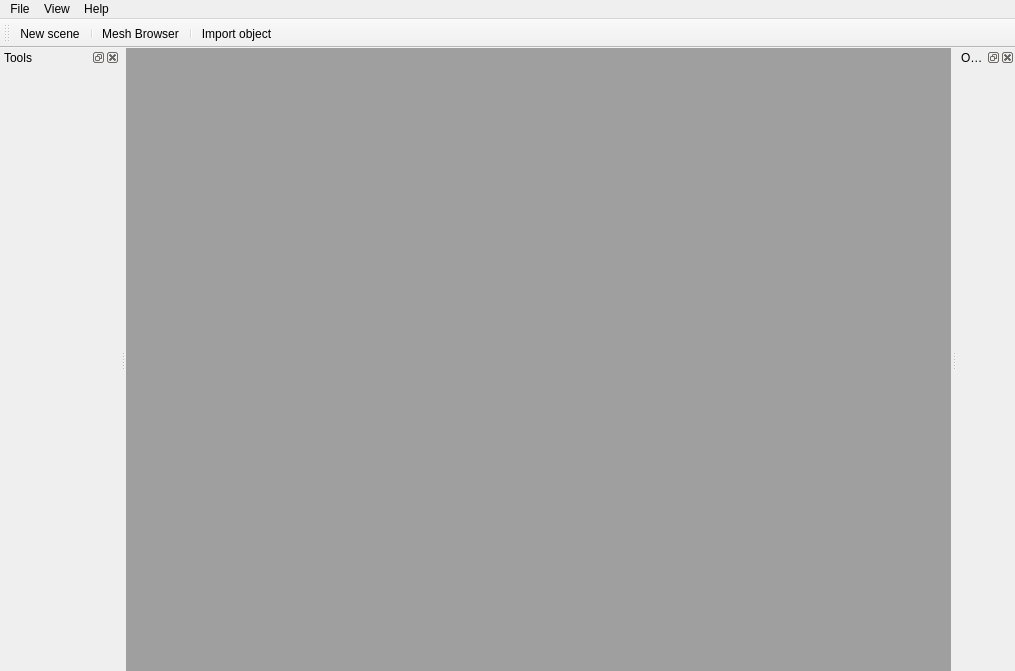
<?xml version="1.0" encoding="UTF-8"?>
<ui version="4.0">
 <class>WorkspaceClass</class>
 <widget class="QMainWindow" name="WorkspaceClass">
  <property name="windowModality">
   <enum>Qt::ApplicationModal</enum>
  </property>
  <property name="geometry">
   <rect>
    <x>0</x>
    <y>0</y>
    <width>1015</width>
    <height>671</height>
   </rect>
  </property>
  <property name="windowTitle">
   <string>Workspace</string>
  </property>
  <property name="windowIcon">
   <iconset resource="../Workspace.qrc">
    <normaloff>:/Workspace/AppIcon.ico</normaloff>:/Workspace/AppIcon.ico</iconset>
  </property>
  <property name="documentMode">
   <bool>false</bool>
  </property>
  <widget class="QWidget" name="centralWidget">
   <layout class="QVBoxLayout" name="verticalLayout">
    <property name="spacing">
     <number>0</number>
    </property>
    <property name="margin">
     <number>0</number>
    </property>
    <item>
     <widget class="QMdiArea" name="sceneArea"/>
    </item>
   </layout>
  </widget>
  <widget class="QMenuBar" name="menuBar">
   <property name="geometry">
    <rect>
     <x>0</x>
     <y>0</y>
     <width>1015</width>
     <height>21</height>
    </rect>
   </property>
   <widget class="QMenu" name="menuFile">
    <property name="title">
     <string>File</string>
    </property>
    <addaction name="actionNewScene"/>
    <addaction name="actionImportObject"/>
    <addaction name="actionExportObject"/>
    <addaction name="separator"/>
    <addaction name="actionExit"/>
   </widget>
   <widget class="QMenu" name="menuView">
    <property name="title">
     <string>View</string>
    </property>
    <addaction name="actionCameraProjection"/>
   </widget>
   <widget class="QMenu" name="menuHelp">
    <property name="title">
     <string>Help</string>
    </property>
   </widget>
   <addaction name="menuFile"/>
   <addaction name="menuView"/>
   <addaction name="menuHelp"/>
  </widget>
  <widget class="QToolBar" name="mainToolBar">
   <property name="windowTitle">
    <string>Main Toolbar</string>
   </property>
   <property name="toolButtonStyle">
    <enum>Qt::ToolButtonTextBesideIcon</enum>
   </property>
   <attribute name="toolBarArea">
    <enum>TopToolBarArea</enum>
   </attribute>
   <attribute name="toolBarBreak">
    <bool>false</bool>
   </attribute>
   <addaction name="actionNewScene"/>
   <addaction name="separator"/>
   <addaction name="actionMeshBrowser"/>
   <addaction name="separator"/>
   <addaction name="actionImportObject"/>
  </widget>
  <widget class="QDockWidget" name="leftDock">
   <property name="minimumSize">
    <size>
     <width>120</width>
     <height>40</height>
    </size>
   </property>
   <property name="windowTitle">
    <string>Tools</string>
   </property>
   <attribute name="dockWidgetArea">
    <number>1</number>
   </attribute>
   <widget class="QWidget" name="leftDockWidget">
    <layout class="QVBoxLayout" name="verticalLayout_3"/>
   </widget>
  </widget>
  <widget class="QDockWidget" name="rightDock">
   <property name="windowTitle">
    <string>Options</string>
   </property>
   <attribute name="dockWidgetArea">
    <number>2</number>
   </attribute>
   <widget class="QWidget" name="rightDockWidget">
    <layout class="QVBoxLayout" name="verticalLayout_2"/>
   </widget>
  </widget>
  <action name="actionExit">
   <property name="text">
    <string>Exit</string>
   </property>
  </action>
  <action name="actionNewScene">
   <property name="icon">
    <iconset resource="../Workspace.qrc">
     <normaloff>:/Workspace/Resources/icons/newScene.png</normaloff>:/Workspace/Resources/icons/newScene.png</iconset>
   </property>
   <property name="text">
    <string>New scene</string>
   </property>
  </action>
  <action name="actionImportObject">
   <property name="icon">
    <iconset resource="../Workspace.qrc">
     <normaloff>:/Workspace/Resources/icons/insertObject.png</normaloff>:/Workspace/Resources/icons/insertObject.png</iconset>
   </property>
   <property name="text">
    <string>Import object</string>
   </property>
   <property name="toolTip">
    <string>Import object</string>
   </property>
  </action>
  <action name="actionExportObject">
   <property name="icon">
    <iconset resource="../Workspace.qrc">
     <normaloff>:/Workspace/Resources/icons/export.png</normaloff>:/Workspace/Resources/icons/export.png</iconset>
   </property>
   <property name="text">
    <string>Export object</string>
   </property>
  </action>
  <action name="actionCameraProjection">
   <property name="text">
    <string>Change camera projection</string>
   </property>
  </action>
  <action name="actionMeshBrowser">
   <property name="icon">
    <iconset resource="../Workspace.qrc">
     <normaloff>:/Workspace/Resources/icons/browse.ico</normaloff>:/Workspace/Resources/icons/browse.ico</iconset>
   </property>
   <property name="text">
    <string>Mesh Browser</string>
   </property>
  </action>
 </widget>
 <layoutdefault spacing="6" margin="11"/>
 <resources>
  <include location="../Workspace.qrc"/>
 </resources>
 <connections>
  <connection>
   <sender>actionExit</sender>
   <signal>triggered()</signal>
   <receiver>WorkspaceClass</receiver>
   <slot>close()</slot>
   <hints>
    <hint type="sourcelabel">
     <x>-1</x>
     <y>-1</y>
    </hint>
    <hint type="destinationlabel">
     <x>639</x>
     <y>359</y>
    </hint>
   </hints>
  </connection>
 </connections>
</ui>
